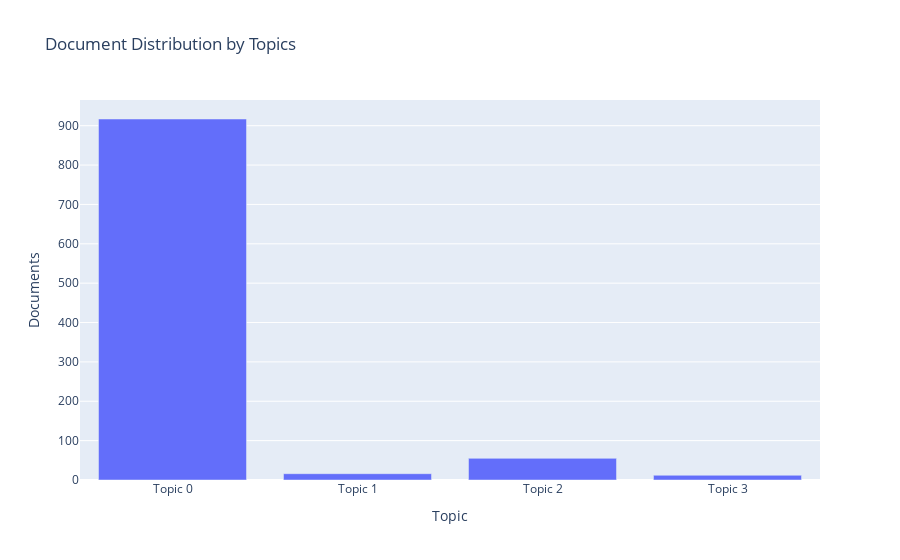

Source (notebook cell):
### Code cell
plot_model(lda, plot = 'topic_distribution')

### Figure 1 — Plotly figure (JSON) as saved in the notebook; plotly's stock layout.template omitted (floating-point values rounded to 4 significant figures)
{"data": [{"alignmentgroup": "True", "customdata": [["N, A"], ["N, A"], ["N, A"], ["N, A"]], "hovertemplate": "Topic=%{x}<br>Documents=%{y}<br>Keyword=%{customdata[0]}<extra></extra>", "legendgroup": "", "marker": {"color": "#636efa", "pattern": {"shape": ""}}, "name": "", "offsetgroup": "", "orientation": "v", "showlegend": false, "textposition": "auto", "type": "bar", "x": ["Topic 0", "Topic 1", "Topic 2", "Topic 3"], "xaxis": "x", "y": [917, 16, 55, 12], "yaxis": "y"}], "layout": {"barmode": "relative", "legend": {"tracegroupgap": 0}, "title": {"text": "Document Distribution by Topics"}, "xaxis": {"anchor": "y", "domain": [0, 1], "title": {"text": "Topic"}}, "yaxis": {"anchor": "x", "domain": [0, 1], "title": {"text": "Documents"}}}}
